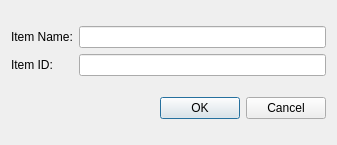
<?xml version="1.0" encoding="UTF-8"?>
<ui version="4.0">
 <class>DialogNewItem</class>
 <widget class="QDialog" name="DialogNewItem">
  <property name="geometry">
   <rect>
    <x>0</x>
    <y>0</y>
    <width>337</width>
    <height>145</height>
   </rect>
  </property>
  <property name="windowTitle">
   <string>Dialog</string>
  </property>
  <layout class="QVBoxLayout" name="verticalLayout">
   <item>
    <layout class="QGridLayout" name="gridLayout">
     <item row="0" column="0">
      <widget class="QLabel" name="lblIName">
       <property name="text">
        <string>Item Name:</string>
       </property>
      </widget>
     </item>
     <item row="0" column="1">
      <widget class="QLineEdit" name="editName"/>
     </item>
     <item row="1" column="0">
      <widget class="QLabel" name="lblID">
       <property name="text">
        <string>Item ID:</string>
       </property>
      </widget>
     </item>
     <item row="1" column="1">
      <widget class="QLineEdit" name="editID"/>
     </item>
    </layout>
   </item>
   <item>
    <widget class="QDialogButtonBox" name="buttonBox">
     <property name="orientation">
      <enum>Qt::Horizontal</enum>
     </property>
     <property name="standardButtons">
      <set>QDialogButtonBox::Cancel|QDialogButtonBox::Ok</set>
     </property>
    </widget>
   </item>
  </layout>
 </widget>
 <resources/>
 <connections>
  <connection>
   <sender>buttonBox</sender>
   <signal>accepted()</signal>
   <receiver>DialogNewItem</receiver>
   <slot>accept()</slot>
   <hints>
    <hint type="sourcelabel">
     <x>248</x>
     <y>254</y>
    </hint>
    <hint type="destinationlabel">
     <x>157</x>
     <y>274</y>
    </hint>
   </hints>
  </connection>
  <connection>
   <sender>buttonBox</sender>
   <signal>rejected()</signal>
   <receiver>DialogNewItem</receiver>
   <slot>reject()</slot>
   <hints>
    <hint type="sourcelabel">
     <x>316</x>
     <y>260</y>
    </hint>
    <hint type="destinationlabel">
     <x>286</x>
     <y>274</y>
    </hint>
   </hints>
  </connection>
 </connections>
</ui>
